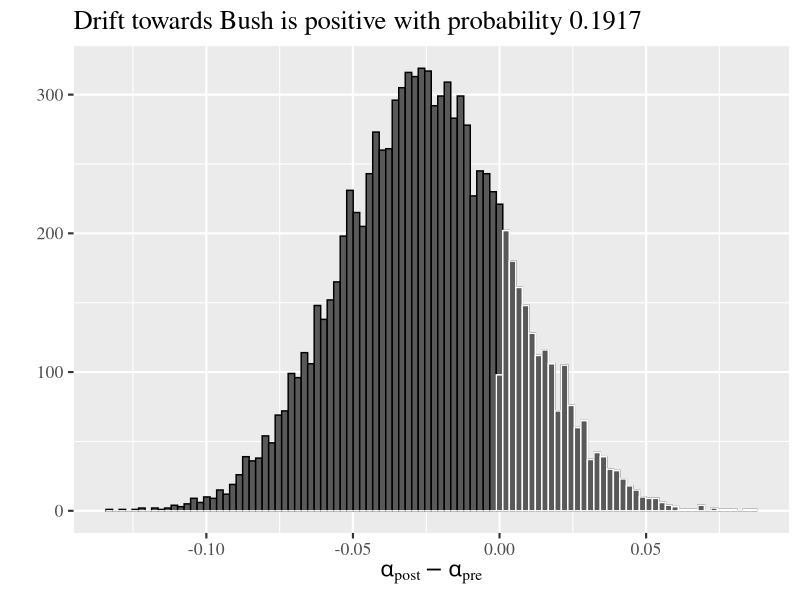

Source code (R):
rm(list=ls())

library(ggplot2)
library(gridExtra)
library(grid)

samplePre = rbeta(10000, 295, 308)
samplePost = rbeta(10000, 289, 333)
sampleDiff = samplePost - samplePre

df.sample = data.frame(x=sampleDiff)
df.sample.censored = data.frame(x=df.sample[sampleDiff > 0,])
posProb = dim(df.sample.censored)[1]/10000

p1 = ggplot(data=df.sample, aes(x=x)) +
  #xlim(0, 100) +
  geom_histogram(data=df.sample, color="black", bins = 100, aes(x=x)) +
  geom_histogram(data=df.sample.censored, color="white", bins = 100, aes(x=x)) +
  labs(title=paste("Drift towards Bush is positive with probability", posProb), x=expression(alpha[post] - alpha[pre]), y="") +
  theme_grey(base_size = 16, base_family="serif")

print(p1)